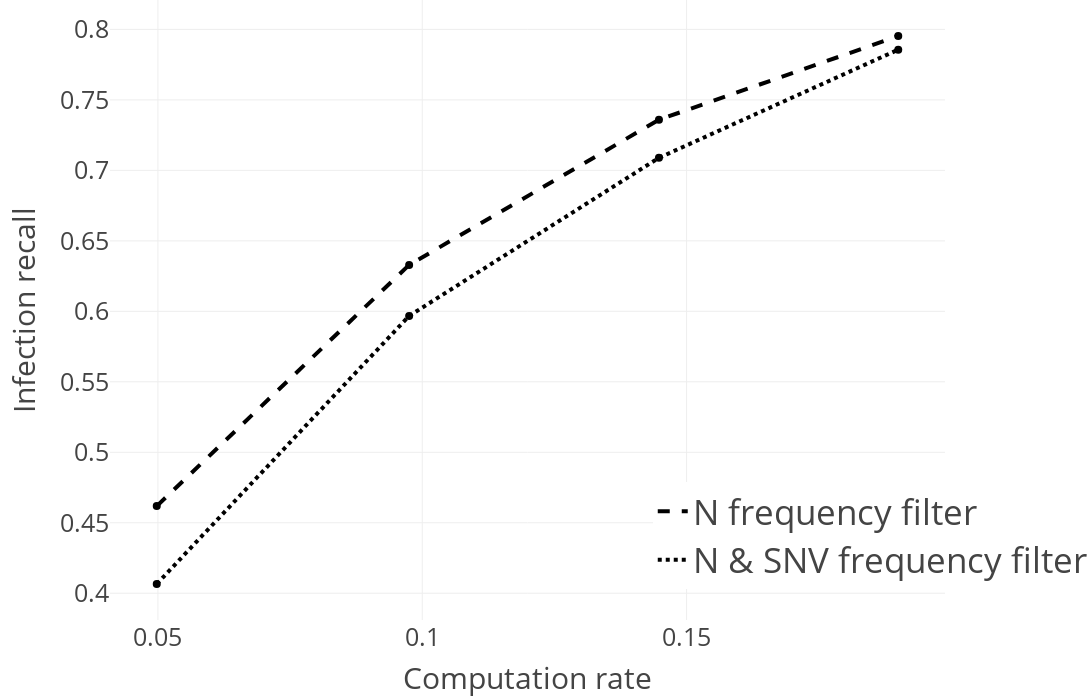

Write notebook code for a chart like this one.
### Markdown cell above
### Infection recall for different filters and computation rates using breadth search

### Code cell
sub_fig = get_computation_rate_plot("infection_detection_rate", breadth_search_evaluation, "Infection recall", legend=dict(
            x=0.65,
            y=0.05,
            xanchor="left",
            yanchor="bottom",
            font=dict(size=35),
        ))
sub_fig.show()

### Figure 1 — Plotly figure (JSON) as saved in the notebook; plotly's stock layout.template omitted (floating-point values rounded to 4 significant figures)
{"data": [{"line": {"color": "black", "dash": "dash", "width": 4}, "mode": "lines", "name": "N frequency filter", "type": "scatter", "x": [0.04977, 0.09752, 0.1448, 0.19], "y": [0.4618, 0.6329, 0.7359, 0.7953]}, {"marker": {"color": "black", "size": 8, "symbol": "circle"}, "mode": "markers", "showlegend": false, "text": "", "type": "scatter", "x": [0.04977], "y": [0.4618]}, {"marker": {"color": "black", "size": 8, "symbol": "circle"}, "mode": "markers", "showlegend": false, "text": "", "type": "scatter", "x": [0.09752], "y": [0.6329]}, {"marker": {"color": "black", "size": 8, "symbol": "circle"}, "mode": "markers", "showlegend": false, "text": "", "type": "scatter", "x": [0.1448], "y": [0.7359]}, {"marker": {"color": "black", "size": 8, "symbol": "circle"}, "mode": "markers", "showlegend": false, "text": "", "type": "scatter", "x": [0.19], "y": [0.7953]}, {"line": {"color": "black", "dash": "dot", "width": 4}, "mode": "lines", "name": "N & SNV frequency filter", "type": "scatter", "x": [0.04977, 0.09752, 0.1448, 0.19], "y": [0.4066, 0.5968, 0.7089, 0.7857]}, {"marker": {"color": "black", "size": 8, "symbol": "circle"}, "mode": "markers", "showlegend": false, "text": "", "type": "scatter", "x": [0.04977], "y": [0.4066]}, {"marker": {"color": "black", "size": 8, "symbol": "circle"}, "mode": "markers", "showlegend": false, "text": "", "type": "scatter", "x": [0.09752], "y": [0.5968]}, {"marker": {"color": "black", "size": 8, "symbol": "circle"}, "mode": "markers", "showlegend": false, "text": "", "type": "scatter", "x": [0.1448], "y": [0.7089]}, {"marker": {"color": "black", "size": 8, "symbol": "circle"}, "mode": "markers", "showlegend": false, "text": "", "type": "scatter", "x": [0.19], "y": [0.7857]}], "layout": {"font": {"size": 25}, "height": 700, "legend": {"font": {"size": 35}, "x": 0.65, "xanchor": "left", "y": 0.05, "yanchor": "bottom"}, "margin": {"b": 80, "l": 110, "r": 0, "t": 0}, "width": 1200, "xaxis": {"autorange": true, "range": [0.04106, 0.1988], "tickmode": "array", "tickvals": [0.05, 0.1, 0.15, 0.2], "title": {"text": "Computation rate"}, "type": "linear"}, "yaxis": {"autorange": true, "range": [0.381, 0.8209], "title": {"text": "Infection recall"}, "type": "linear"}}}
